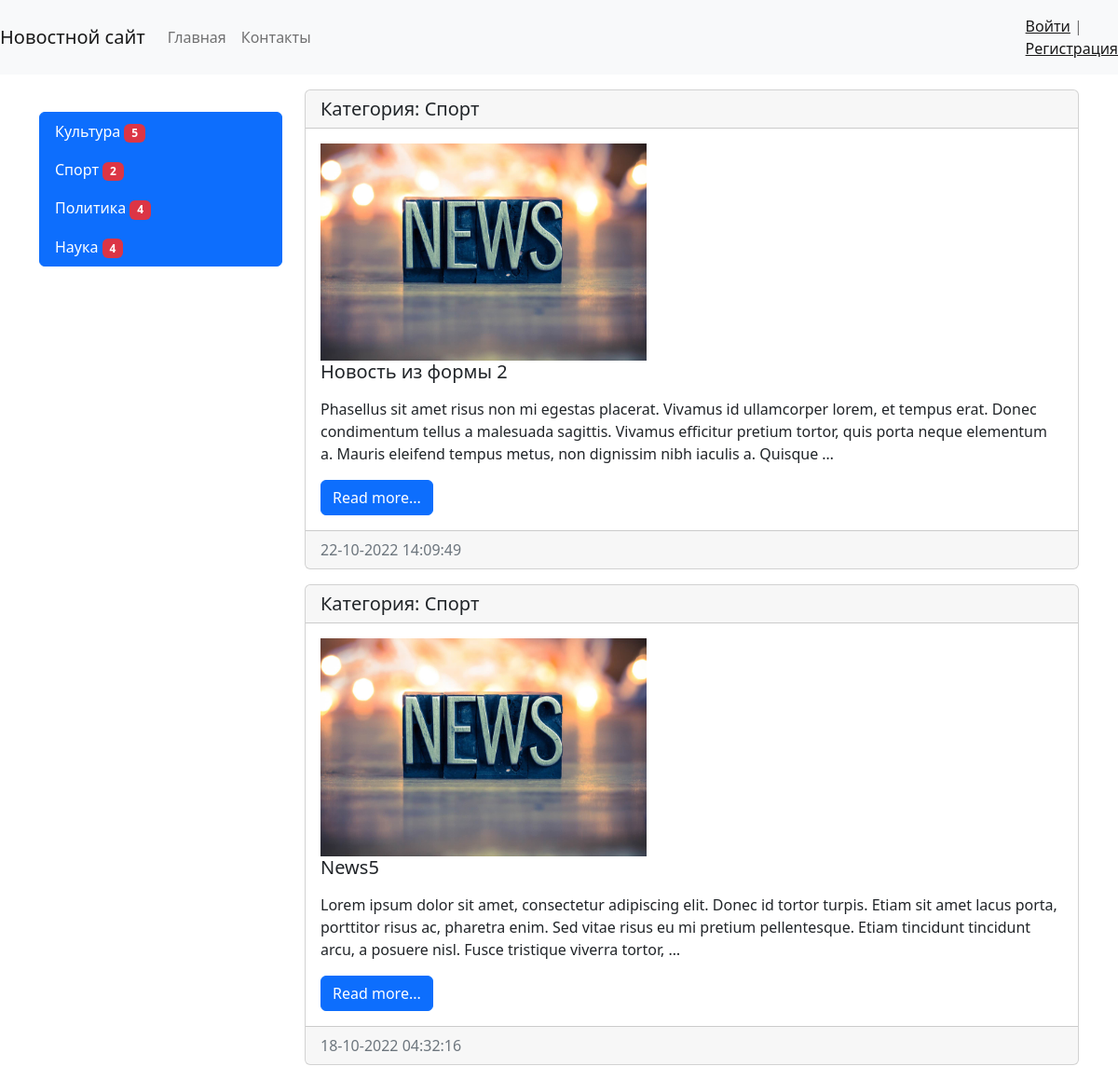
The page /category/2/ on the database as committed earlier.
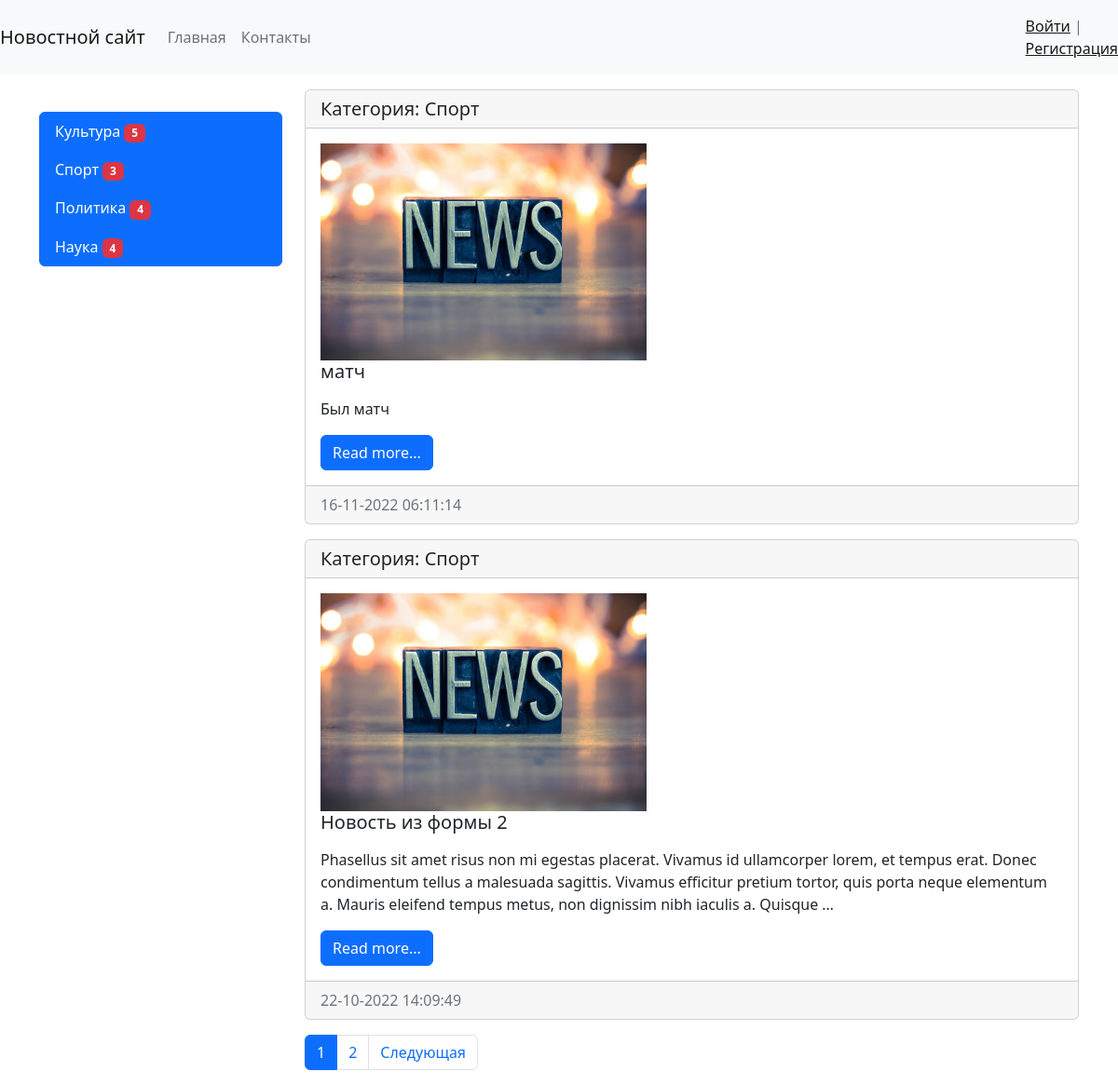
The same page on the database as committed later.
### news/models.py (models this page shows, shortened)
class Category(models.Model):
    title = models.CharField(max_length=150, db_index=True, verbose_name='Наименование категории')
    def get_absolute_url(self):
        return reverse('category', kwargs={'category_id': self.pk})
    class Meta:
        verbose_name = 'Категория'
        verbose_name_plural = 'Категории'
        ordering = ['title'] #сортировка

class News(models.Model):
    title = models.CharField(max_length=150, verbose_name = 'Наименование')
    content = models.TextField(blank=True, verbose_name = 'Контент')
    created_at = models.DateTimeField(auto_now_add=True, verbose_name = 'Дата публикации')
    updated_at = models.DateTimeField(auto_now=True, verbose_name = 'Обновлено')
    photo = models.ImageField(upload_to='photos/%Y/%m/%d/', verbose_name = 'Фото', blank=True)
    is_published = models.BooleanField(default=True, verbose_name = 'Опубликовано')
    category = models.ForeignKey('Category', on_delete=models.PROTECT, verbose_name='Категория') #связь с таблицей категориями линковка
    views = models.IntegerField(default=0)
    def get_absolute_url(self):
        return reverse('view_news', kwargs={'pk': self.pk})
    class Meta:
        verbose_name = 'Новость'
        verbose_name_plural = 'Новости'
        ordering = ['-created_at'] #сортировка

### news/views.py (the view)
# urls.py: path('category/<int:category_id>/', HewsByCategory.as_view(), name='category'),
class HewsByCategory(ListView):
    model = News
    template_name = 'news/category.html' #переопределение шаблона по умолчанию
    context_object_name = 'news' #переопределение базового списка для вывода в свой класс (дефолтный объект)
    allow_empty = False #неразрешаем показ пустых списокв вместо 500 ошибка будет 404
    paginate_by = 2
    def get_context_data(self, *, object_list=None, **kwargs):
        context = super().get_context_data(**kwargs) #наследовали атрибуты от шаблона
        context['title'] = Category.objects.get(pk=self.kwargs['category_id']) #переопределили title для каждой категории
        return context
    def get_queryset(self):
        return News.objects.filter(category_id=self.kwargs['category_id'], is_published=True).select_related('category') #фильтр по опубликовано также использование жадных sql запросов (грубо говоря джоиним единичные запросы)

### news/templatetags/news_tags.py (called while the page is built)
@register.simple_tag(name='get_list_categories')
def get_categories():
    return Category.objects.all()

@register.inclusion_tag('news/list_categories.html')
def show_categories():  #можно передать агрументы этой функции
    categories = Category.objects.annotate(cnt=Count('news')).filter(cnt__gt=0)
    return {'categories': categories}

### news/templates/news/category.html (shortened to what this page needs)
{% extends 'base.html' %}
{% block sidebar %}
{% include 'inc/_sidebar.html' %}
{% endblock %}
{% block content %}
             <div>
            {% for item in news %}
                 <div class="card mb-3">
                <h5 class="card-header">Категория: {{ item.category.title }}</h5>
                <div class="card-body">
                    <div class="media">
                        {% if item.photo%}
                        <img src="{{ item.photo.url }}" alt="" width="350" height="233">
                        {% else %}
                        <img src="../../../media/photos/2022/10/16/icon19.jpg" alt="" width="350">
                        {% endif %}
                        <div class="media-body">
                          <h5 class="card-title">{{ item.title }}</h5>
                          <p class="card-text">{{ item.content|safe|linebreaks|truncatewords:40 }}</p>
                          <a href="{{ item.get_absolute_url }}" class="btn btn-primary">Read more...</a>
                        </div>
                    </div>
                </div>
                <div class="card-footer text-muted">
                    {{ item.created_at|date:"d-m-Y H:i:s" }}
                </div>
            </div>
            {% endfor %}
        </div>
{% endblock %}

### news/templates/news/list_categories.html
 <div class="list-group">
     {% for item in categories %}
     <a href="{{ item.get_absolute_url }}" class="list-group-item list-group-item-action active" aria-current="true">{{ item.title }}
     <span class="badge text-bg-secondary bg-danger">{{ item.cnt }}</span>
     </a>
     {% endfor %}
 </div>

Rows that differ between the two databases and show on the page:
no longer on this page (row unchanged): News: category "Спорт", title "News5", content "Lorem ipsum dolor sit amet, consectetur adipiscing elit. Donec id tortor turpis. Etiam sit amet lacus porta, porttitor risus ac, pharetra enim. Sed vitae risus eu mi pretium pellentesque. Etiam tincidunt tincidunt arcu, a posuere nisl. Fusce tristique viverra tortor, …", created_at "18-10-2022 04:32:16"
computed for Category "Спорт": cnt "2" → "3"
added News: category "Спорт", title "матч", content "Был матч", created_at "16-11-2022 06:11:14"
Other text that changed with them:
new list line: "1"
new list line: "2"
text now shown: "Следующая"
